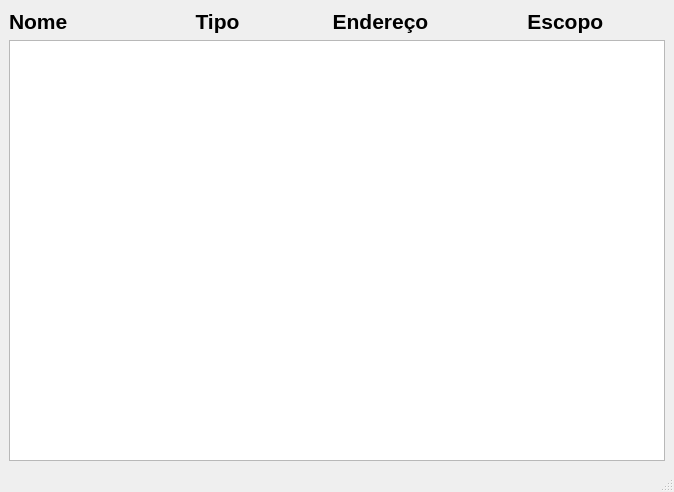
<?xml version="1.0" encoding="UTF-8"?>
<ui version="4.0">
 <class>MainWindow</class>
 <widget class="QMainWindow" name="MainWindow">
  <property name="windowModality">
   <enum>Qt::WindowModal</enum>
  </property>
  <property name="geometry">
   <rect>
    <x>0</x>
    <y>0</y>
    <width>674</width>
    <height>492</height>
   </rect>
  </property>
  <property name="windowTitle">
   <string>Tabela de Símbolos</string>
  </property>
  <property name="windowIcon">
   <iconset>
    <normaloff>ufms.png</normaloff>ufms.png</iconset>
  </property>
  <widget class="QWidget" name="centralwidget">
   <layout class="QGridLayout" name="gridLayout">
    <item row="1" column="0">
     <widget class="QTextEdit" name="campotexto_tabela">
      <property name="font">
       <font>
        <pointsize>14</pointsize>
        <weight>50</weight>
        <bold>false</bold>
       </font>
      </property>
      <property name="cursor" stdset="0">
       <cursorShape>ArrowCursor</cursorShape>
      </property>
      <property name="readOnly">
       <bool>true</bool>
      </property>
      <property name="html">
       <string>&lt;!DOCTYPE HTML PUBLIC &quot;-//W3C//DTD HTML 4.0//EN&quot; &quot;http://www.w3.org/TR/REC-html40/strict.dtd&quot;&gt;
&lt;html&gt;&lt;head&gt;&lt;meta name=&quot;qrichtext&quot; content=&quot;1&quot; /&gt;&lt;style type=&quot;text/css&quot;&gt;
p, li { white-space: pre-wrap; }
&lt;/style&gt;&lt;/head&gt;&lt;body style=&quot; font-family:'MS Shell Dlg 2'; font-size:14pt; font-weight:400; font-style:normal;&quot;&gt;
&lt;p style=&quot;-qt-paragraph-type:empty; margin-top:0px; margin-bottom:0px; margin-left:0px; margin-right:0px; -qt-block-indent:0; text-indent:0px; font-size:8.25pt;&quot;&gt;&lt;br /&gt;&lt;/p&gt;&lt;/body&gt;&lt;/html&gt;</string>
      </property>
     </widget>
    </item>
    <item row="0" column="0">
     <widget class="QLabel" name="label">
      <property name="font">
       <font>
        <pointsize>16</pointsize>
        <weight>75</weight>
        <bold>true</bold>
       </font>
      </property>
      <property name="text">
       <string>Nome                      Tipo                Endereço                 Escopo</string>
      </property>
     </widget>
    </item>
   </layout>
  </widget>
  <widget class="QMenuBar" name="menubar">
   <property name="geometry">
    <rect>
     <x>0</x>
     <y>0</y>
     <width>674</width>
     <height>21</height>
    </rect>
   </property>
  </widget>
  <widget class="QStatusBar" name="statusbar"/>
 </widget>
 <resources/>
 <connections/>
</ui>
